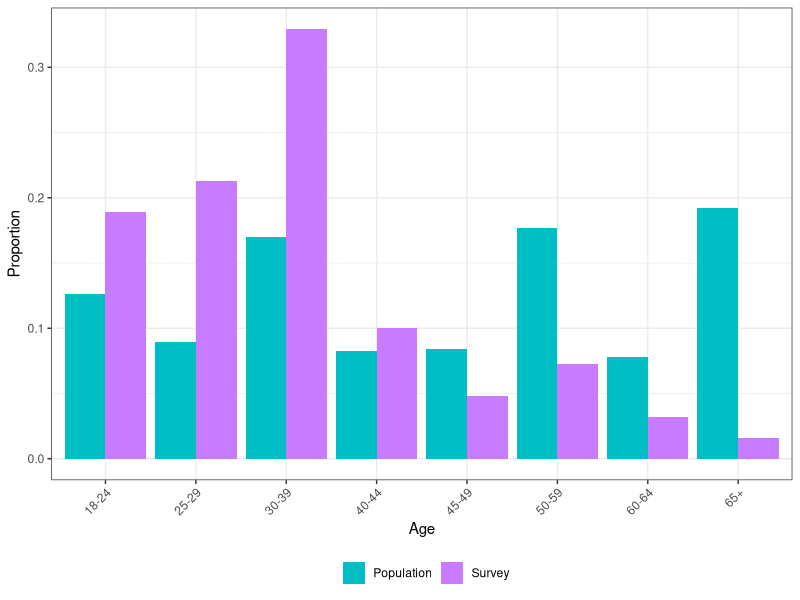
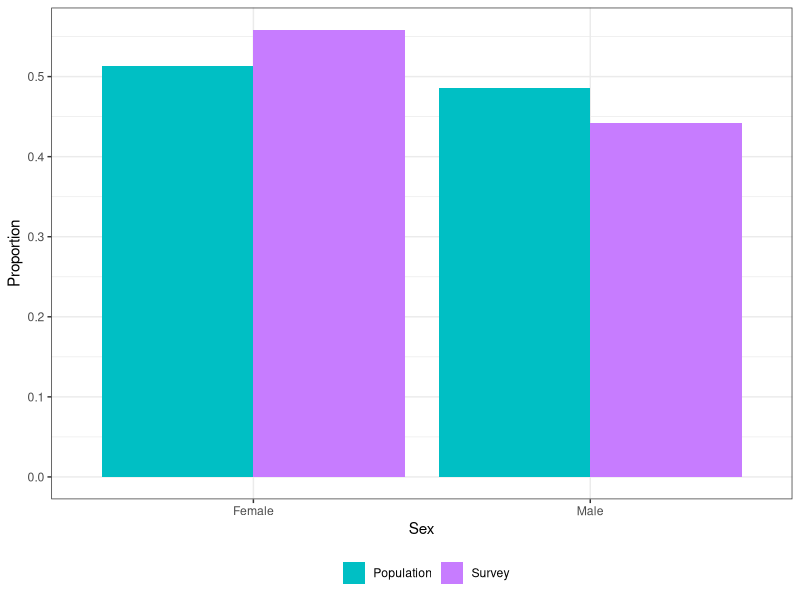
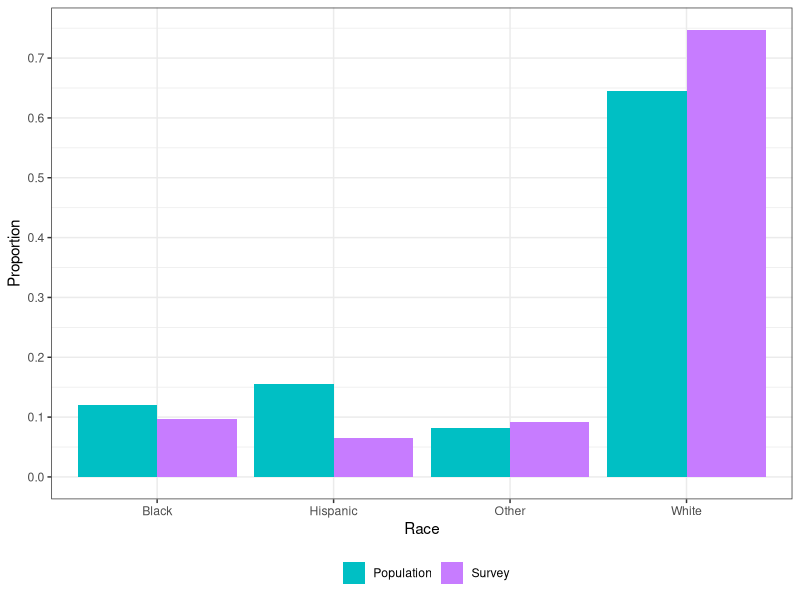
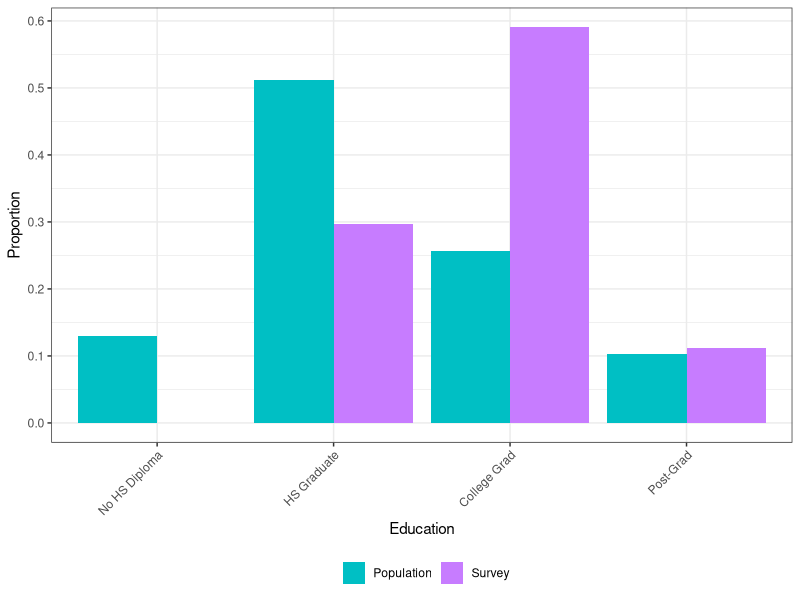
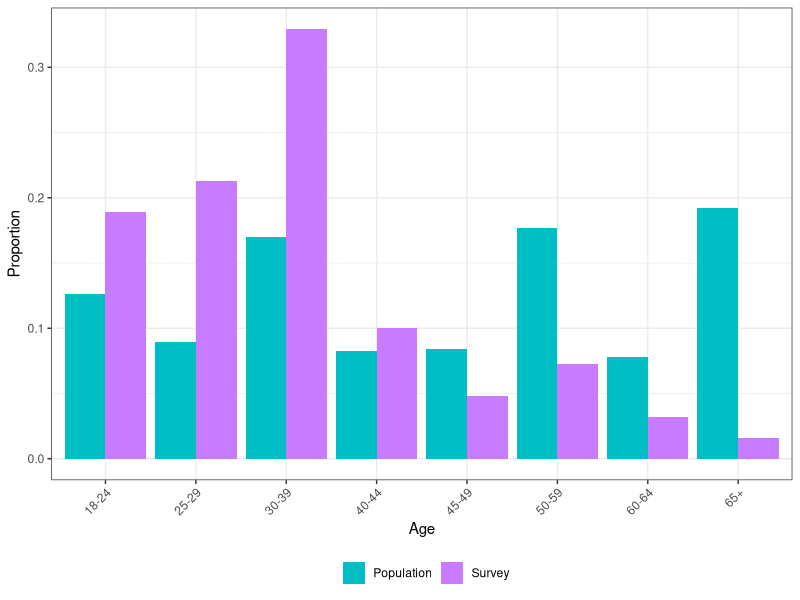
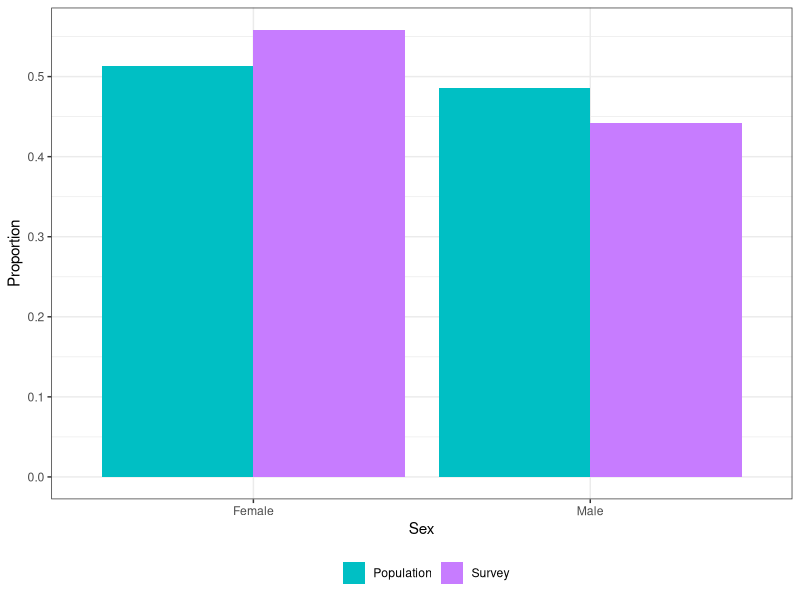
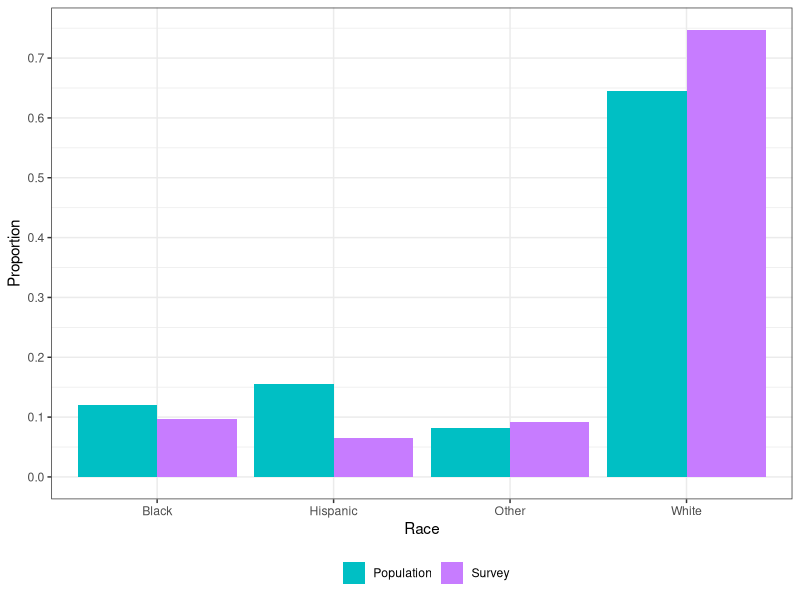
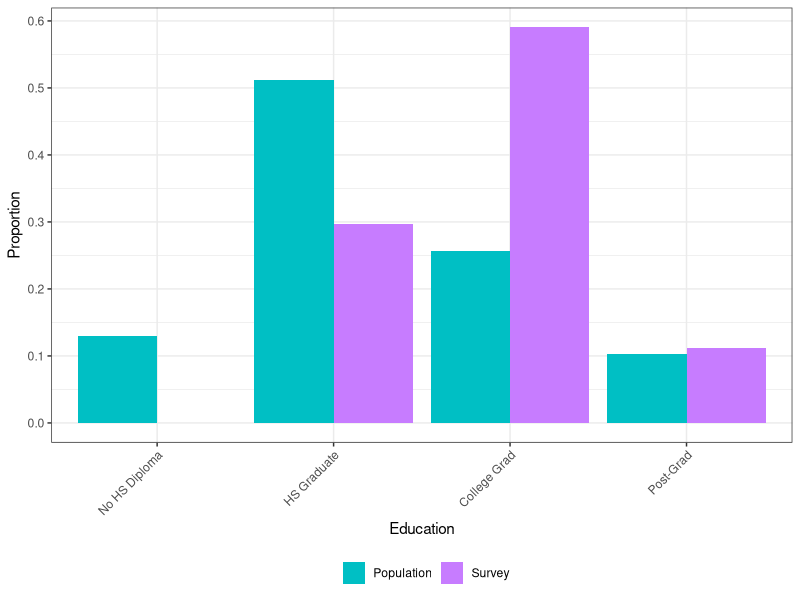

Generate these figures, in order, with R:
library(plyr)
library(dplyr)
library(tidyr)
library(ggplot2)

survey_results <- read.csv("survey_real_results.csv")
pmus_df <- read.csv("pop_dist.tsv", sep = "\t")

########################
# Demographic Analysis #
########################
# Data Munging
survey_results <- filter(survey_results, Answer.Gender != "")

## Relabel variables
survey_results$Answer.Age <- mapvalues(survey_results$Answer.Age, from = c("Over65"), to = c("65+"))
survey_results$Answer.Race <- mapvalues(survey_results$Answer.Race, from = c("Black","Hispanic","Other","White"), to = c("black","hispanic","other","white"))
survey_results$Answer.Gender <- mapvalues(survey_results$Answer.Gender, from = c("Female","Male"), to = c("female","male"))
survey_results$Answer.Education <- mapvalues(survey_results$Answer.Education, from = c("HS","College","Grad"), to = c("high school graduate","college degree","postgraduate degree"))

## Collapse data
survey_results_agg <- group_by(survey_results, Answer.Age, Answer.Gender, Answer.Education, Answer.Race) %>%
                        summarize(count=n())

## Calculate proportions of survey and population
survey_results_agg$proportion_of_pop <- survey_results_agg$count/sum(survey_results_agg$count)
pmus_df$pop_prop <- pmus_df$N/sum(pmus_df$N)

## Join with PMUS
names(survey_results_agg) <- c("age","sex","education","race","survey_count","survey_prop")
joint_df <- merge(pmus_df, survey_results_agg, all = TRUE)
joint_df$survey_prop <- ifelse(is.na(joint_df$survey_prop), 0, joint_df$survey_prop)

# Compute and Plot Demographic Distributions
## Table
table(survey_results$Answer.Age)
table(survey_results$Answer.Race)
table(survey_results$Answer.Gender)
table(survey_results$Answer.Education)

## Plots
gg_color_hue <- function(n) {
  hues = seq(15, 375, length = n + 1)
  hcl(h = hues, l = 65, c = 100)[1:n]
}
theme_set(theme_bw())
colors_for_plot <- gg_color_hue(4)

# Age
age_df <- group_by(joint_df, age) %>% summarize(pop_prop = sum(pop_prop), survey_prop = sum(survey_prop))
age_df <- gather(age_df, source, proportion, pop_prop:survey_prop, factor_key=TRUE)
ggplot(age_df, aes(x = age, y = proportion, fill = source, group = source)) +
  geom_bar(stat = "Identity", position="dodge") +
  labs(x = "Age", y = "Proportion", fill = "") +
  theme(legend.position = "bottom") +
  theme(axis.text.x = element_text(angle = 45, hjust = 1)) +
  scale_y_continuous(breaks = seq(0,.6, by = .1)) +
  scale_fill_manual(values = colors_for_plot[3:4],
                    breaks = c("pop_prop","survey_prop"), 
                    labels = c("Population", "Survey"))
ggsave("Age_Dist.pdf", width = 6, height = 5)

# Gender
gender_df <- group_by(joint_df, sex) %>% summarize(pop_prop = sum(pop_prop), survey_prop = sum(survey_prop))
gender_df <- gather(gender_df, source, proportion, pop_prop:survey_prop, factor_key=TRUE)
ggplot(gender_df, aes(x = sex, y = proportion, fill = source, group = source)) +
  geom_bar(stat = "Identity", position="dodge") +
  labs(x = "Sex", y = "Proportion", fill = "") +
  theme(legend.position = "bottom") +
  scale_y_continuous(breaks = seq(0,.6, by = .1)) +
  scale_x_discrete(breaks = c("male","female"),
                  labels = c("Male","Female")) +
  scale_fill_manual(values = colors_for_plot[3:4],
                    breaks = c("pop_prop","survey_prop"), 
                    labels = c("Population", "Survey"))
ggsave("Gender_Dist.pdf", width = 6, height = 5)

# Race
race_df <- group_by(joint_df, race) %>% summarize(pop_prop = sum(pop_prop), survey_prop = sum(survey_prop))
race_df <- gather(race_df, source, proportion, pop_prop:survey_prop, factor_key=TRUE)
ggplot(race_df, aes(x = race, y = proportion, fill = source, group = source)) +
  geom_bar(stat = "Identity", position="dodge") +
  labs(x = "Race", y = "Proportion", fill = "") +
  theme(legend.position = "bottom") +
  scale_y_continuous(breaks = seq(0,.8, by = .1)) +
  scale_x_discrete(breaks = c("black","hispanic","other","white"),
                   labels = c("Black","Hispanic","Other","White")) +
  scale_fill_manual(values = colors_for_plot[3:4],
                    breaks = c("pop_prop","survey_prop"), 
                    labels = c("Population", "Survey"))
ggsave("Race_Dist.pdf", width = 6, height = 5)

# Education
education_df <- group_by(joint_df, education) %>% summarize(pop_prop = sum(pop_prop), survey_prop = sum(survey_prop))
education_df <- gather(education_df, source, proportion, pop_prop:survey_prop, factor_key=TRUE)
education_df$education <- factor(education_df$education, 
                                 levels = c("no high school diploma","high school graduate","college degree","postgraduate degree"), 
                                 labels = c("No HS Diploma","HS Graduate","College Grad","Post-Grad"), ordered=TRUE)
ggplot(education_df, aes(x = education, y = proportion, fill = source, group = source)) +
  geom_bar(stat = "Identity", position="dodge") +
  labs(x = "Education", y = "Proportion", fill = "") +
  theme(legend.position = "bottom") +
  theme(axis.text.x = element_text(angle = 45, hjust = 1)) +
  scale_y_continuous(breaks = seq(0,.6, by = .1)) +
  scale_fill_manual(values = colors_for_plot[3:4],
                    breaks = c("pop_prop","survey_prop"), 
                    labels = c("Population", "Survey"))
ggsave("Education_Dist.pdf", width = 6, height = 5)

###############################
# Unadjusted Answers Analysis #
###############################
# Number of responses in category
table(survey_results$Answer.Political)
table(survey_results$Answer.Automation)
table(survey_results$Answer.Universal)

prop.table(table(survey_results$Answer.Education, survey_results$Answer.Political),1)

# Automation answer by demo
prop.table(table(survey_results$Answer.Age, survey_results$Answer.Automation),1)
prop.table(table(survey_results$Answer.Race, survey_results$Answer.Automation),1)
prop.table(table(survey_results$Answer.Gender, survey_results$Answer.Automation),1)
prop.table(table(survey_results$Answer.Education, survey_results$Answer.Automation),1)
prop.table(table(survey_results$Answer.Political, survey_results$Answer.Automation),1)

# UBI by demo
prop.table(table(survey_results$Answer.Age, survey_results$Answer.Universal),1)
prop.table(table(survey_results$Answer.Race, survey_results$Answer.Universal),1)
prop.table(table(survey_results$Answer.Gender, survey_results$Answer.Universal),1)
prop.table(table(survey_results$Answer.Education, survey_results$Answer.Universal),1)
prop.table(table(survey_results$Answer.Political, survey_results$Answer.Universal),1)
